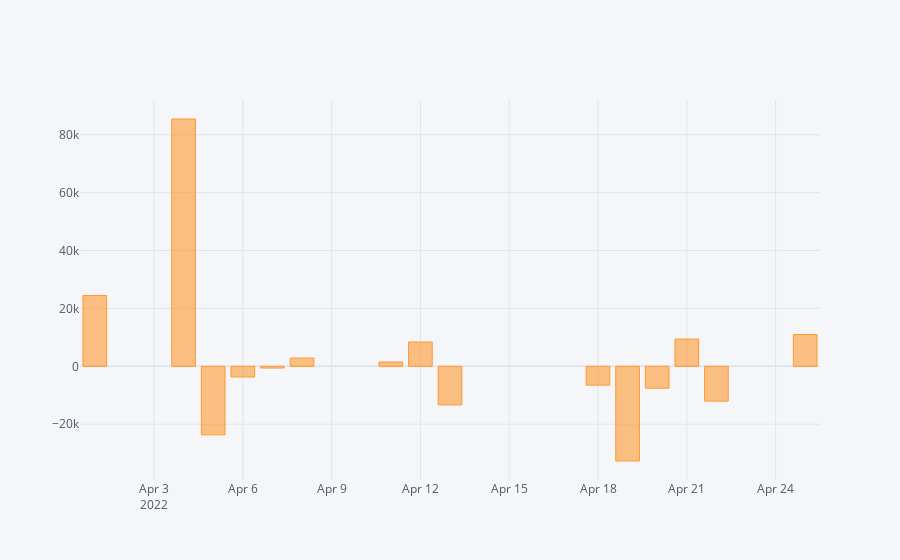

Source (notebook cell):
### Code cell
final_nifty['Sigma Value'].iplot(kind='bar')

### Figure 1 — Plotly figure (JSON) as saved in the notebook; plotly's stock layout.template omitted (floating-point values rounded to 4 significant figures)
{"data": [{"marker": {"color": "rgba(255, 153, 51, 0.6)", "line": {"color": "rgba(255, 153, 51, 1.0)", "width": 1}}, "name": "Sigma Value", "orientation": "v", "text": "", "type": "bar", "x": ["2022-04-01", "2022-04-04", "2022-04-05", "2022-04-06", "2022-04-07", "2022-04-08", "2022-04-11", "2022-04-12", "2022-04-13", "2022-04-18", "2022-04-19", "2022-04-20", "2022-04-21", "2022-04-22", "2022-04-25"], "y": [24470.0, 85440.0, -23680.0, -3697.0, -605.4, 2843.0, 1481.0, 8398.0, -13350.0, -6518.0, -32720.0, -7578.0, 9404.0, -12040.0, 10980.0]}], "layout": {"legend": {"bgcolor": "#F5F6F9", "font": {"color": "#4D5663"}}, "paper_bgcolor": "#F5F6F9", "plot_bgcolor": "#F5F6F9", "title": {"font": {"color": "#4D5663"}}, "xaxis": {"gridcolor": "#E1E5ED", "showgrid": true, "tickfont": {"color": "#4D5663"}, "title": {"font": {"color": "#4D5663"}, "text": ""}, "zerolinecolor": "#E1E5ED"}, "yaxis": {"gridcolor": "#E1E5ED", "showgrid": true, "tickfont": {"color": "#4D5663"}, "title": {"font": {"color": "#4D5663"}, "text": ""}, "zerolinecolor": "#E1E5ED"}}}
